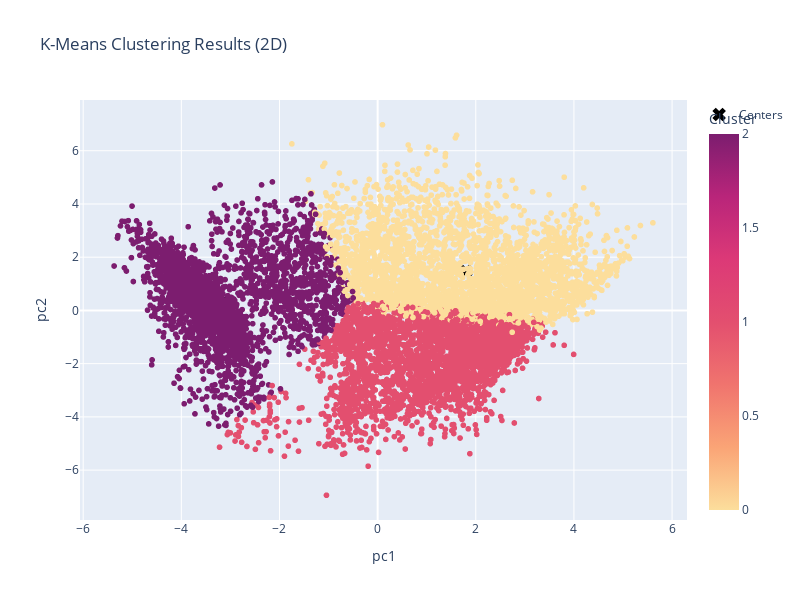

This figure's notebook cell:
### Code cell
fig = px.scatter(
    pca_df,
    x='pc1',
    y='pc2',
    color='Cluster',
    title='K-Means Clustering Results (2D)',
    color_continuous_scale=px.colors.sequential.Sunsetdark,
)

fig.add_trace(
    go.Scatter(
        x=centroid_pca[:, 0],
        y=centroid_pca[:, 1],
        mode='markers',
        marker=dict(size=12, color='black', symbol='x'),
        name='Centers',
    )
)
fig.update_layout(width=800, height=600)
fig.show()

### Figure 1 — Plotly figure (JSON) as saved in the notebook; plotly's stock layout.template omitted (floating-point values rounded to 4 significant figures; data arrays with more than 128 entries replaced by an {"elided": "..."} marker saying what was removed)
{"data": [{"hovertemplate": "pc1=%{x}<br>pc2=%{y}<br>Cluster=%{marker.color}<extra></extra>", "legendgroup": "", "marker": {"color": {"elided": "8950 int values"}, "coloraxis": "coloraxis", "symbol": "circle"}, "mode": "markers", "name": "", "showlegend": false, "type": "scattergl", "x": {"elided": "8950 float values"}, "xaxis": "x", "y": {"elided": "8950 float values"}, "yaxis": "y"}, {"marker": {"color": "black", "size": 12, "symbol": "x"}, "mode": "markers", "name": "Centers", "type": "scatter", "x": [1.799, 0.999, -3.021], "y": [1.479, -1.853, 0.3092]}], "layout": {"coloraxis": {"colorbar": {"title": {"text": "Cluster"}}, "colorscale": [[0, "rgb(252, 222, 156)"], [0.1667, "rgb(250, 164, 118)"], [0.3333, "rgb(240, 116, 110)"], [0.5, "rgb(227, 79, 111)"], [0.6667, "rgb(220, 57, 119)"], [0.8333, "rgb(185, 37, 122)"], [1, "rgb(124, 29, 111)"]]}, "height": 600, "legend": {"tracegroupgap": 0}, "title": {"text": "K-Means Clustering Results (2D)"}, "width": 800, "xaxis": {"anchor": "y", "domain": [0, 1], "title": {"text": "pc1"}}, "yaxis": {"anchor": "x", "domain": [0, 1], "title": {"text": "pc2"}}}}
